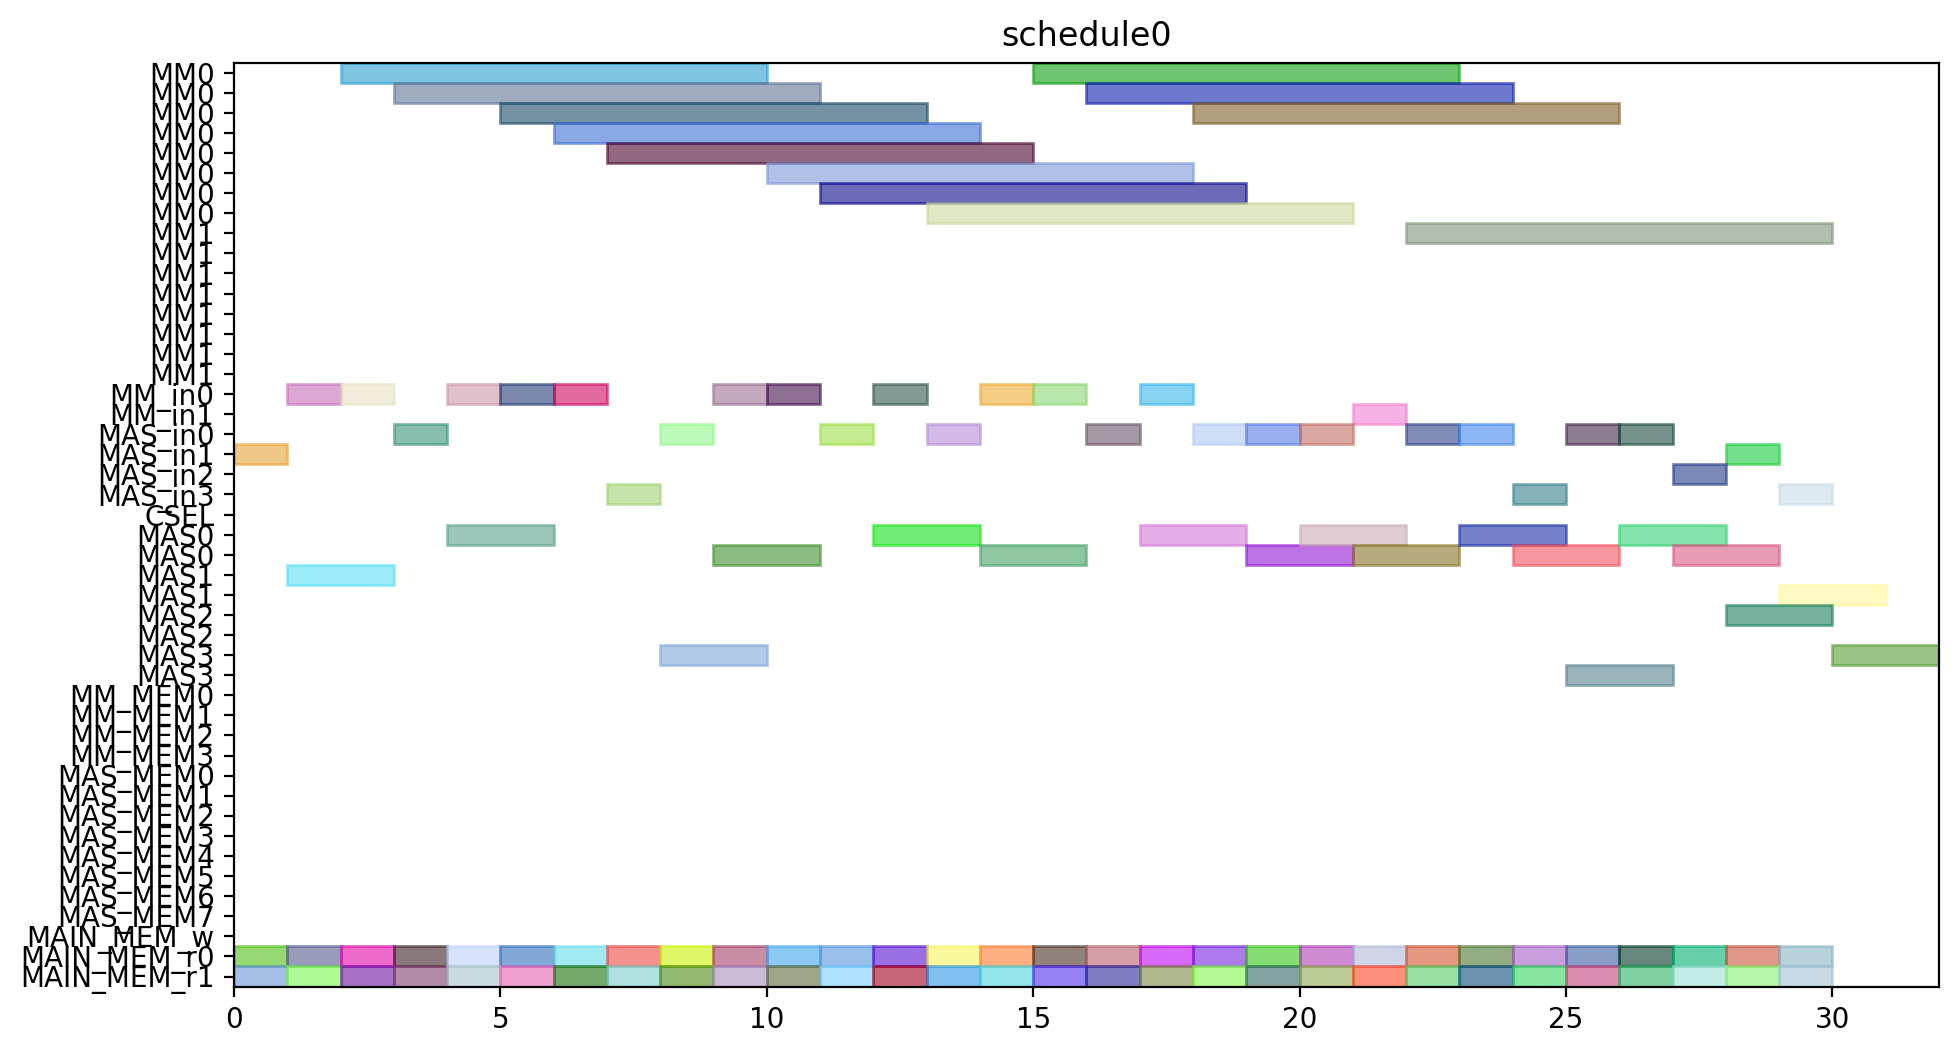

Write Python code to recreate this figure.
from pyschedule import Scenario, solvers, plotters, alt


def solve():
	horizon = 120
	S = Scenario("schedule0", horizon=horizon)

	# resource
	MM = S.Resources('MM', num=2, size=8)
	MM_in = S.Resources('MM_in', num=2)
	MAS_in = S.Resources('MAS_in', num=4)
	CSEL = S.Resource('CSEL')
	MAS = S.Resources('MAS', num=4, size=2, periods=range(1, horizon))
	MM_MEM = S.Resources('MM_MEM', num=4)
	MAS_MEM = S.Resources('MAS_MEM', num=8)
	MAIN_MEM_w = S.Resource('MAIN_MEM_w', size=1)
	MAIN_MEM_r = S.Resources('MAIN_MEM_r', num=2)

	# result of previous scheduling

	# new tasks
	T1_t0 = S.Task('T1_t0', length=2, delay_cost=1)
	T1_t0 += alt(MAS)
	T1_t0_in = S.Task('T1_t0_in', length=1, delay_cost=1)
	T1_t0_in += alt(MAS_in)
	S += T1_t0_in*MAS_in[0]<=T1_t0*MAS[0]

	S += T1_t0_in*MAS_in[1]<=T1_t0*MAS[1]

	S += T1_t0_in*MAS_in[2]<=T1_t0*MAS[2]

	S += T1_t0_in*MAS_in[3]<=T1_t0*MAS[3]

	T1_t0_mem0 = S.Task('T1_t0_mem0', length=1, delay_cost=1)
	T1_t0_mem0 += MAIN_MEM_r[0]
	S += T1_t0_mem0 <= T1_t0

	T1_t0_mem1 = S.Task('T1_t0_mem1', length=1, delay_cost=1)
	T1_t0_mem1 += MAIN_MEM_r[1]
	S += T1_t0_mem1 <= T1_t0

	T1_t1 = S.Task('T1_t1', length=2, delay_cost=1)
	T1_t1 += alt(MAS)
	T1_t1_in = S.Task('T1_t1_in', length=1, delay_cost=1)
	T1_t1_in += alt(MAS_in)
	S += T1_t1_in*MAS_in[0]<=T1_t1*MAS[0]

	S += T1_t1_in*MAS_in[1]<=T1_t1*MAS[1]

	S += T1_t1_in*MAS_in[2]<=T1_t1*MAS[2]

	S += T1_t1_in*MAS_in[3]<=T1_t1*MAS[3]

	T1_t1_mem0 = S.Task('T1_t1_mem0', length=1, delay_cost=1)
	T1_t1_mem0 += MAIN_MEM_r[0]
	S += T1_t1_mem0 <= T1_t1

	T1_t1_mem1 = S.Task('T1_t1_mem1', length=1, delay_cost=1)
	T1_t1_mem1 += MAIN_MEM_r[1]
	S += T1_t1_mem1 <= T1_t1

	T1_t3 = S.Task('T1_t3', length=8, delay_cost=1)
	T1_t3 += alt(MM)
	T1_t3_in = S.Task('T1_t3_in', length=1, delay_cost=1)
	T1_t3_in += alt(MM_in)
	S += T1_t3_in*MM_in[0]<=T1_t3*MM[0]
	S += T1_t3_in*MM_in[1]<=T1_t3*MM[1]
	T1_t3_mem0 = S.Task('T1_t3_mem0', length=1, delay_cost=1)
	T1_t3_mem0 += MAIN_MEM_r[0]
	S += T1_t3_mem0 <= T1_t3

	T1_t3_mem1 = S.Task('T1_t3_mem1', length=1, delay_cost=1)
	T1_t3_mem1 += MAIN_MEM_r[1]
	S += T1_t3_mem1 <= T1_t3

	T2_t0 = S.Task('T2_t0', length=8, delay_cost=1)
	T2_t0 += alt(MM)
	T2_t0_in = S.Task('T2_t0_in', length=1, delay_cost=1)
	T2_t0_in += alt(MM_in)
	S += T2_t0_in*MM_in[0]<=T2_t0*MM[0]
	S += T2_t0_in*MM_in[1]<=T2_t0*MM[1]
	T2_t0_mem0 = S.Task('T2_t0_mem0', length=1, delay_cost=1)
	T2_t0_mem0 += MAIN_MEM_r[0]
	S += T2_t0_mem0 <= T2_t0

	T2_t0_mem1 = S.Task('T2_t0_mem1', length=1, delay_cost=1)
	T2_t0_mem1 += MAIN_MEM_r[1]
	S += T2_t0_mem1 <= T2_t0

	T2_t1 = S.Task('T2_t1', length=8, delay_cost=1)
	T2_t1 += alt(MM)
	T2_t1_in = S.Task('T2_t1_in', length=1, delay_cost=1)
	T2_t1_in += alt(MM_in)
	S += T2_t1_in*MM_in[0]<=T2_t1*MM[0]
	S += T2_t1_in*MM_in[1]<=T2_t1*MM[1]
	T2_t1_mem0 = S.Task('T2_t1_mem0', length=1, delay_cost=1)
	T2_t1_mem0 += MAIN_MEM_r[0]
	S += T2_t1_mem0 <= T2_t1

	T2_t1_mem1 = S.Task('T2_t1_mem1', length=1, delay_cost=1)
	T2_t1_mem1 += MAIN_MEM_r[1]
	S += T2_t1_mem1 <= T2_t1

	T2_t2 = S.Task('T2_t2', length=2, delay_cost=1)
	T2_t2 += alt(MAS)
	T2_t2_in = S.Task('T2_t2_in', length=1, delay_cost=1)
	T2_t2_in += alt(MAS_in)
	S += T2_t2_in*MAS_in[0]<=T2_t2*MAS[0]

	S += T2_t2_in*MAS_in[1]<=T2_t2*MAS[1]

	S += T2_t2_in*MAS_in[2]<=T2_t2*MAS[2]

	S += T2_t2_in*MAS_in[3]<=T2_t2*MAS[3]

	T2_t2_mem0 = S.Task('T2_t2_mem0', length=1, delay_cost=1)
	T2_t2_mem0 += MAIN_MEM_r[0]
	S += T2_t2_mem0 <= T2_t2

	T2_t2_mem1 = S.Task('T2_t2_mem1', length=1, delay_cost=1)
	T2_t2_mem1 += MAIN_MEM_r[1]
	S += T2_t2_mem1 <= T2_t2

	T2_t3 = S.Task('T2_t3', length=2, delay_cost=1)
	T2_t3 += alt(MAS)
	T2_t3_in = S.Task('T2_t3_in', length=1, delay_cost=1)
	T2_t3_in += alt(MAS_in)
	S += T2_t3_in*MAS_in[0]<=T2_t3*MAS[0]

	S += T2_t3_in*MAS_in[1]<=T2_t3*MAS[1]

	S += T2_t3_in*MAS_in[2]<=T2_t3*MAS[2]

	S += T2_t3_in*MAS_in[3]<=T2_t3*MAS[3]

	T2_t3_mem0 = S.Task('T2_t3_mem0', length=1, delay_cost=1)
	T2_t3_mem0 += MAIN_MEM_r[0]
	S += T2_t3_mem0 <= T2_t3

	T2_t3_mem1 = S.Task('T2_t3_mem1', length=1, delay_cost=1)
	T2_t3_mem1 += MAIN_MEM_r[1]
	S += T2_t3_mem1 <= T2_t3

	T3_t0 = S.Task('T3_t0', length=8, delay_cost=1)
	T3_t0 += alt(MM)
	T3_t0_in = S.Task('T3_t0_in', length=1, delay_cost=1)
	T3_t0_in += alt(MM_in)
	S += T3_t0_in*MM_in[0]<=T3_t0*MM[0]
	S += T3_t0_in*MM_in[1]<=T3_t0*MM[1]
	T3_t0_mem0 = S.Task('T3_t0_mem0', length=1, delay_cost=1)
	T3_t0_mem0 += MAIN_MEM_r[0]
	S += T3_t0_mem0 <= T3_t0

	T3_t0_mem1 = S.Task('T3_t0_mem1', length=1, delay_cost=1)
	T3_t0_mem1 += MAIN_MEM_r[1]
	S += T3_t0_mem1 <= T3_t0

	T3_t1 = S.Task('T3_t1', length=8, delay_cost=1)
	T3_t1 += alt(MM)
	T3_t1_in = S.Task('T3_t1_in', length=1, delay_cost=1)
	T3_t1_in += alt(MM_in)
	S += T3_t1_in*MM_in[0]<=T3_t1*MM[0]
	S += T3_t1_in*MM_in[1]<=T3_t1*MM[1]
	T3_t1_mem0 = S.Task('T3_t1_mem0', length=1, delay_cost=1)
	T3_t1_mem0 += MAIN_MEM_r[0]
	S += T3_t1_mem0 <= T3_t1

	T3_t1_mem1 = S.Task('T3_t1_mem1', length=1, delay_cost=1)
	T3_t1_mem1 += MAIN_MEM_r[1]
	S += T3_t1_mem1 <= T3_t1

	T3_t2 = S.Task('T3_t2', length=2, delay_cost=1)
	T3_t2 += alt(MAS)
	T3_t2_in = S.Task('T3_t2_in', length=1, delay_cost=1)
	T3_t2_in += alt(MAS_in)
	S += T3_t2_in*MAS_in[0]<=T3_t2*MAS[0]

	S += T3_t2_in*MAS_in[1]<=T3_t2*MAS[1]

	S += T3_t2_in*MAS_in[2]<=T3_t2*MAS[2]

	S += T3_t2_in*MAS_in[3]<=T3_t2*MAS[3]

	T3_t2_mem0 = S.Task('T3_t2_mem0', length=1, delay_cost=1)
	T3_t2_mem0 += MAIN_MEM_r[0]
	S += T3_t2_mem0 <= T3_t2

	T3_t2_mem1 = S.Task('T3_t2_mem1', length=1, delay_cost=1)
	T3_t2_mem1 += MAIN_MEM_r[1]
	S += T3_t2_mem1 <= T3_t2

	T3_t3 = S.Task('T3_t3', length=2, delay_cost=1)
	T3_t3 += alt(MAS)
	T3_t3_in = S.Task('T3_t3_in', length=1, delay_cost=1)
	T3_t3_in += alt(MAS_in)
	S += T3_t3_in*MAS_in[0]<=T3_t3*MAS[0]

	S += T3_t3_in*MAS_in[1]<=T3_t3*MAS[1]

	S += T3_t3_in*MAS_in[2]<=T3_t3*MAS[2]

	S += T3_t3_in*MAS_in[3]<=T3_t3*MAS[3]

	T3_t3_mem0 = S.Task('T3_t3_mem0', length=1, delay_cost=1)
	T3_t3_mem0 += MAIN_MEM_r[0]
	S += T3_t3_mem0 <= T3_t3

	T3_t3_mem1 = S.Task('T3_t3_mem1', length=1, delay_cost=1)
	T3_t3_mem1 += MAIN_MEM_r[1]
	S += T3_t3_mem1 <= T3_t3

	T4_t0 = S.Task('T4_t0', length=8, delay_cost=1)
	T4_t0 += alt(MM)
	T4_t0_in = S.Task('T4_t0_in', length=1, delay_cost=1)
	T4_t0_in += alt(MM_in)
	S += T4_t0_in*MM_in[0]<=T4_t0*MM[0]
	S += T4_t0_in*MM_in[1]<=T4_t0*MM[1]
	T4_t0_mem0 = S.Task('T4_t0_mem0', length=1, delay_cost=1)
	T4_t0_mem0 += MAIN_MEM_r[0]
	S += T4_t0_mem0 <= T4_t0

	T4_t0_mem1 = S.Task('T4_t0_mem1', length=1, delay_cost=1)
	T4_t0_mem1 += MAIN_MEM_r[1]
	S += T4_t0_mem1 <= T4_t0

	T4_t1 = S.Task('T4_t1', length=8, delay_cost=1)
	T4_t1 += alt(MM)
	T4_t1_in = S.Task('T4_t1_in', length=1, delay_cost=1)
	T4_t1_in += alt(MM_in)
	S += T4_t1_in*MM_in[0]<=T4_t1*MM[0]
	S += T4_t1_in*MM_in[1]<=T4_t1*MM[1]
	T4_t1_mem0 = S.Task('T4_t1_mem0', length=1, delay_cost=1)
	T4_t1_mem0 += MAIN_MEM_r[0]
	S += T4_t1_mem0 <= T4_t1

	T4_t1_mem1 = S.Task('T4_t1_mem1', length=1, delay_cost=1)
	T4_t1_mem1 += MAIN_MEM_r[1]
	S += T4_t1_mem1 <= T4_t1

	T4_t2 = S.Task('T4_t2', length=2, delay_cost=1)
	T4_t2 += alt(MAS)
	T4_t2_in = S.Task('T4_t2_in', length=1, delay_cost=1)
	T4_t2_in += alt(MAS_in)
	S += T4_t2_in*MAS_in[0]<=T4_t2*MAS[0]

	S += T4_t2_in*MAS_in[1]<=T4_t2*MAS[1]

	S += T4_t2_in*MAS_in[2]<=T4_t2*MAS[2]

	S += T4_t2_in*MAS_in[3]<=T4_t2*MAS[3]

	T4_t2_mem0 = S.Task('T4_t2_mem0', length=1, delay_cost=1)
	T4_t2_mem0 += MAIN_MEM_r[0]
	S += T4_t2_mem0 <= T4_t2

	T4_t2_mem1 = S.Task('T4_t2_mem1', length=1, delay_cost=1)
	T4_t2_mem1 += MAIN_MEM_r[1]
	S += T4_t2_mem1 <= T4_t2

	T4_t3 = S.Task('T4_t3', length=2, delay_cost=1)
	T4_t3 += alt(MAS)
	T4_t3_in = S.Task('T4_t3_in', length=1, delay_cost=1)
	T4_t3_in += alt(MAS_in)
	S += T4_t3_in*MAS_in[0]<=T4_t3*MAS[0]

	S += T4_t3_in*MAS_in[1]<=T4_t3*MAS[1]

	S += T4_t3_in*MAS_in[2]<=T4_t3*MAS[2]

	S += T4_t3_in*MAS_in[3]<=T4_t3*MAS[3]

	T4_t3_mem0 = S.Task('T4_t3_mem0', length=1, delay_cost=1)
	T4_t3_mem0 += MAIN_MEM_r[0]
	S += T4_t3_mem0 <= T4_t3

	T4_t3_mem1 = S.Task('T4_t3_mem1', length=1, delay_cost=1)
	T4_t3_mem1 += MAIN_MEM_r[1]
	S += T4_t3_mem1 <= T4_t3

	T5_t0 = S.Task('T5_t0', length=2, delay_cost=1)
	T5_t0 += alt(MAS)
	T5_t0_in = S.Task('T5_t0_in', length=1, delay_cost=1)
	T5_t0_in += alt(MAS_in)
	S += T5_t0_in*MAS_in[0]<=T5_t0*MAS[0]

	S += T5_t0_in*MAS_in[1]<=T5_t0*MAS[1]

	S += T5_t0_in*MAS_in[2]<=T5_t0*MAS[2]

	S += T5_t0_in*MAS_in[3]<=T5_t0*MAS[3]

	T5_t0_mem0 = S.Task('T5_t0_mem0', length=1, delay_cost=1)
	T5_t0_mem0 += MAIN_MEM_r[0]
	S += T5_t0_mem0 <= T5_t0

	T5_t0_mem1 = S.Task('T5_t0_mem1', length=1, delay_cost=1)
	T5_t0_mem1 += MAIN_MEM_r[1]
	S += T5_t0_mem1 <= T5_t0

	T5_t1 = S.Task('T5_t1', length=2, delay_cost=1)
	T5_t1 += alt(MAS)
	T5_t1_in = S.Task('T5_t1_in', length=1, delay_cost=1)
	T5_t1_in += alt(MAS_in)
	S += T5_t1_in*MAS_in[0]<=T5_t1*MAS[0]

	S += T5_t1_in*MAS_in[1]<=T5_t1*MAS[1]

	S += T5_t1_in*MAS_in[2]<=T5_t1*MAS[2]

	S += T5_t1_in*MAS_in[3]<=T5_t1*MAS[3]

	T5_t1_mem0 = S.Task('T5_t1_mem0', length=1, delay_cost=1)
	T5_t1_mem0 += MAIN_MEM_r[0]
	S += T5_t1_mem0 <= T5_t1

	T5_t1_mem1 = S.Task('T5_t1_mem1', length=1, delay_cost=1)
	T5_t1_mem1 += MAIN_MEM_r[1]
	S += T5_t1_mem1 <= T5_t1

	T5_t3 = S.Task('T5_t3', length=8, delay_cost=1)
	T5_t3 += alt(MM)
	T5_t3_in = S.Task('T5_t3_in', length=1, delay_cost=1)
	T5_t3_in += alt(MM_in)
	S += T5_t3_in*MM_in[0]<=T5_t3*MM[0]
	S += T5_t3_in*MM_in[1]<=T5_t3*MM[1]
	T5_t3_mem0 = S.Task('T5_t3_mem0', length=1, delay_cost=1)
	T5_t3_mem0 += MAIN_MEM_r[0]
	S += T5_t3_mem0 <= T5_t3

	T5_t3_mem1 = S.Task('T5_t3_mem1', length=1, delay_cost=1)
	T5_t3_mem1 += MAIN_MEM_r[1]
	S += T5_t3_mem1 <= T5_t3

	T6_t0 = S.Task('T6_t0', length=8, delay_cost=1)
	T6_t0 += alt(MM)
	T6_t0_in = S.Task('T6_t0_in', length=1, delay_cost=1)
	T6_t0_in += alt(MM_in)
	S += T6_t0_in*MM_in[0]<=T6_t0*MM[0]
	S += T6_t0_in*MM_in[1]<=T6_t0*MM[1]
	T6_t0_mem0 = S.Task('T6_t0_mem0', length=1, delay_cost=1)
	T6_t0_mem0 += MAIN_MEM_r[0]
	S += T6_t0_mem0 <= T6_t0

	T6_t0_mem1 = S.Task('T6_t0_mem1', length=1, delay_cost=1)
	T6_t0_mem1 += MAIN_MEM_r[1]
	S += T6_t0_mem1 <= T6_t0

	T6_t1 = S.Task('T6_t1', length=8, delay_cost=1)
	T6_t1 += alt(MM)
	T6_t1_in = S.Task('T6_t1_in', length=1, delay_cost=1)
	T6_t1_in += alt(MM_in)
	S += T6_t1_in*MM_in[0]<=T6_t1*MM[0]
	S += T6_t1_in*MM_in[1]<=T6_t1*MM[1]
	T6_t1_mem0 = S.Task('T6_t1_mem0', length=1, delay_cost=1)
	T6_t1_mem0 += MAIN_MEM_r[0]
	S += T6_t1_mem0 <= T6_t1

	T6_t1_mem1 = S.Task('T6_t1_mem1', length=1, delay_cost=1)
	T6_t1_mem1 += MAIN_MEM_r[1]
	S += T6_t1_mem1 <= T6_t1

	T6_t2 = S.Task('T6_t2', length=2, delay_cost=1)
	T6_t2 += alt(MAS)
	T6_t2_in = S.Task('T6_t2_in', length=1, delay_cost=1)
	T6_t2_in += alt(MAS_in)
	S += T6_t2_in*MAS_in[0]<=T6_t2*MAS[0]

	S += T6_t2_in*MAS_in[1]<=T6_t2*MAS[1]

	S += T6_t2_in*MAS_in[2]<=T6_t2*MAS[2]

	S += T6_t2_in*MAS_in[3]<=T6_t2*MAS[3]

	T6_t2_mem0 = S.Task('T6_t2_mem0', length=1, delay_cost=1)
	T6_t2_mem0 += MAIN_MEM_r[0]
	S += T6_t2_mem0 <= T6_t2

	T6_t2_mem1 = S.Task('T6_t2_mem1', length=1, delay_cost=1)
	T6_t2_mem1 += MAIN_MEM_r[1]
	S += T6_t2_mem1 <= T6_t2

	T6_t3 = S.Task('T6_t3', length=2, delay_cost=1)
	T6_t3 += alt(MAS)
	T6_t3_in = S.Task('T6_t3_in', length=1, delay_cost=1)
	T6_t3_in += alt(MAS_in)
	S += T6_t3_in*MAS_in[0]<=T6_t3*MAS[0]

	S += T6_t3_in*MAS_in[1]<=T6_t3*MAS[1]

	S += T6_t3_in*MAS_in[2]<=T6_t3*MAS[2]

	S += T6_t3_in*MAS_in[3]<=T6_t3*MAS[3]

	T6_t3_mem0 = S.Task('T6_t3_mem0', length=1, delay_cost=1)
	T6_t3_mem0 += MAIN_MEM_r[0]
	S += T6_t3_mem0 <= T6_t3

	T6_t3_mem1 = S.Task('T6_t3_mem1', length=1, delay_cost=1)
	T6_t3_mem1 += MAIN_MEM_r[1]
	S += T6_t3_mem1 <= T6_t3

	T7_t0 = S.Task('T7_t0', length=8, delay_cost=1)
	T7_t0 += alt(MM)
	T7_t0_in = S.Task('T7_t0_in', length=1, delay_cost=1)
	T7_t0_in += alt(MM_in)
	S += T7_t0_in*MM_in[0]<=T7_t0*MM[0]
	S += T7_t0_in*MM_in[1]<=T7_t0*MM[1]
	T7_t0_mem0 = S.Task('T7_t0_mem0', length=1, delay_cost=1)
	T7_t0_mem0 += MAIN_MEM_r[0]
	S += T7_t0_mem0 <= T7_t0

	T7_t0_mem1 = S.Task('T7_t0_mem1', length=1, delay_cost=1)
	T7_t0_mem1 += MAIN_MEM_r[1]
	S += T7_t0_mem1 <= T7_t0

	T7_t1 = S.Task('T7_t1', length=8, delay_cost=1)
	T7_t1 += alt(MM)
	T7_t1_in = S.Task('T7_t1_in', length=1, delay_cost=1)
	T7_t1_in += alt(MM_in)
	S += T7_t1_in*MM_in[0]<=T7_t1*MM[0]
	S += T7_t1_in*MM_in[1]<=T7_t1*MM[1]
	T7_t1_mem0 = S.Task('T7_t1_mem0', length=1, delay_cost=1)
	T7_t1_mem0 += MAIN_MEM_r[0]
	S += T7_t1_mem0 <= T7_t1

	T7_t1_mem1 = S.Task('T7_t1_mem1', length=1, delay_cost=1)
	T7_t1_mem1 += MAIN_MEM_r[1]
	S += T7_t1_mem1 <= T7_t1

	T7_t2 = S.Task('T7_t2', length=2, delay_cost=1)
	T7_t2 += alt(MAS)
	T7_t2_in = S.Task('T7_t2_in', length=1, delay_cost=1)
	T7_t2_in += alt(MAS_in)
	S += T7_t2_in*MAS_in[0]<=T7_t2*MAS[0]

	S += T7_t2_in*MAS_in[1]<=T7_t2*MAS[1]

	S += T7_t2_in*MAS_in[2]<=T7_t2*MAS[2]

	S += T7_t2_in*MAS_in[3]<=T7_t2*MAS[3]

	T7_t2_mem0 = S.Task('T7_t2_mem0', length=1, delay_cost=1)
	T7_t2_mem0 += MAIN_MEM_r[0]
	S += T7_t2_mem0 <= T7_t2

	T7_t2_mem1 = S.Task('T7_t2_mem1', length=1, delay_cost=1)
	T7_t2_mem1 += MAIN_MEM_r[1]
	S += T7_t2_mem1 <= T7_t2

	T7_t3 = S.Task('T7_t3', length=2, delay_cost=1)
	T7_t3 += alt(MAS)
	T7_t3_in = S.Task('T7_t3_in', length=1, delay_cost=1)
	T7_t3_in += alt(MAS_in)
	S += T7_t3_in*MAS_in[0]<=T7_t3*MAS[0]

	S += T7_t3_in*MAS_in[1]<=T7_t3*MAS[1]

	S += T7_t3_in*MAS_in[2]<=T7_t3*MAS[2]

	S += T7_t3_in*MAS_in[3]<=T7_t3*MAS[3]

	T7_t3_mem0 = S.Task('T7_t3_mem0', length=1, delay_cost=1)
	T7_t3_mem0 += MAIN_MEM_r[0]
	S += T7_t3_mem0 <= T7_t3

	T7_t3_mem1 = S.Task('T7_t3_mem1', length=1, delay_cost=1)
	T7_t3_mem1 += MAIN_MEM_r[1]
	S += T7_t3_mem1 <= T7_t3

	T8_t2 = S.Task('T8_t2', length=2, delay_cost=1)
	T8_t2 += alt(MAS)
	T8_t2_in = S.Task('T8_t2_in', length=1, delay_cost=1)
	T8_t2_in += alt(MAS_in)
	S += T8_t2_in*MAS_in[0]<=T8_t2*MAS[0]

	S += T8_t2_in*MAS_in[1]<=T8_t2*MAS[1]

	S += T8_t2_in*MAS_in[2]<=T8_t2*MAS[2]

	S += T8_t2_in*MAS_in[3]<=T8_t2*MAS[3]

	T8_t2_mem0 = S.Task('T8_t2_mem0', length=1, delay_cost=1)
	T8_t2_mem0 += MAIN_MEM_r[0]
	S += T8_t2_mem0 <= T8_t2

	T8_t2_mem1 = S.Task('T8_t2_mem1', length=1, delay_cost=1)
	T8_t2_mem1 += MAIN_MEM_r[1]
	S += T8_t2_mem1 <= T8_t2

	T9_t2 = S.Task('T9_t2', length=2, delay_cost=1)
	T9_t2 += alt(MAS)
	T9_t2_in = S.Task('T9_t2_in', length=1, delay_cost=1)
	T9_t2_in += alt(MAS_in)
	S += T9_t2_in*MAS_in[0]<=T9_t2*MAS[0]

	S += T9_t2_in*MAS_in[1]<=T9_t2*MAS[1]

	S += T9_t2_in*MAS_in[2]<=T9_t2*MAS[2]

	S += T9_t2_in*MAS_in[3]<=T9_t2*MAS[3]

	T9_t2_mem0 = S.Task('T9_t2_mem0', length=1, delay_cost=1)
	T9_t2_mem0 += MAIN_MEM_r[0]
	S += T9_t2_mem0 <= T9_t2

	T9_t2_mem1 = S.Task('T9_t2_mem1', length=1, delay_cost=1)
	T9_t2_mem1 += MAIN_MEM_r[1]
	S += T9_t2_mem1 <= T9_t2

	T10_t2 = S.Task('T10_t2', length=2, delay_cost=1)
	T10_t2 += alt(MAS)
	T10_t2_in = S.Task('T10_t2_in', length=1, delay_cost=1)
	T10_t2_in += alt(MAS_in)
	S += T10_t2_in*MAS_in[0]<=T10_t2*MAS[0]

	S += T10_t2_in*MAS_in[1]<=T10_t2*MAS[1]

	S += T10_t2_in*MAS_in[2]<=T10_t2*MAS[2]

	S += T10_t2_in*MAS_in[3]<=T10_t2*MAS[3]

	T10_t2_mem0 = S.Task('T10_t2_mem0', length=1, delay_cost=1)
	T10_t2_mem0 += MAIN_MEM_r[0]
	S += T10_t2_mem0 <= T10_t2

	T10_t2_mem1 = S.Task('T10_t2_mem1', length=1, delay_cost=1)
	T10_t2_mem1 += MAIN_MEM_r[1]
	S += T10_t2_mem1 <= T10_t2

	T11_t2 = S.Task('T11_t2', length=2, delay_cost=1)
	T11_t2 += alt(MAS)
	T11_t2_in = S.Task('T11_t2_in', length=1, delay_cost=1)
	T11_t2_in += alt(MAS_in)
	S += T11_t2_in*MAS_in[0]<=T11_t2*MAS[0]

	S += T11_t2_in*MAS_in[1]<=T11_t2*MAS[1]

	S += T11_t2_in*MAS_in[2]<=T11_t2*MAS[2]

	S += T11_t2_in*MAS_in[3]<=T11_t2*MAS[3]

	T11_t2_mem0 = S.Task('T11_t2_mem0', length=1, delay_cost=1)
	T11_t2_mem0 += MAIN_MEM_r[0]
	S += T11_t2_mem0 <= T11_t2

	T11_t2_mem1 = S.Task('T11_t2_mem1', length=1, delay_cost=1)
	T11_t2_mem1 += MAIN_MEM_r[1]
	S += T11_t2_mem1 <= T11_t2

	solvers.mip.solve(S,msg=1,kind='CPLEX',ratio_gap=1.01)

	solution = [['hoge']*len(S.solution()[1]) for i in range(len(S.solution()))]
	for i in range(len(S.solution())):
		for j in range(len(S.solution()[i])):
			solution[i][j]=str(S.solution()[i][j])
	print(solution)

	cycles = int(solution[-1][3])

	pic_file_name = "/mnt/rose/usr1/fukuda/ABE/multiRAM_multiMAS_16mux/scheduling_result/stage8MM2_stage2MAS4/EP2_LADDERMUL/schedule0.png"
	if(S.solution() != []):
		plotters.matplotlib.plot(S,img_filename=pic_file_name, show_task_labels=False, fig_size=(cycles*0.25+3, 6))

	return solution
